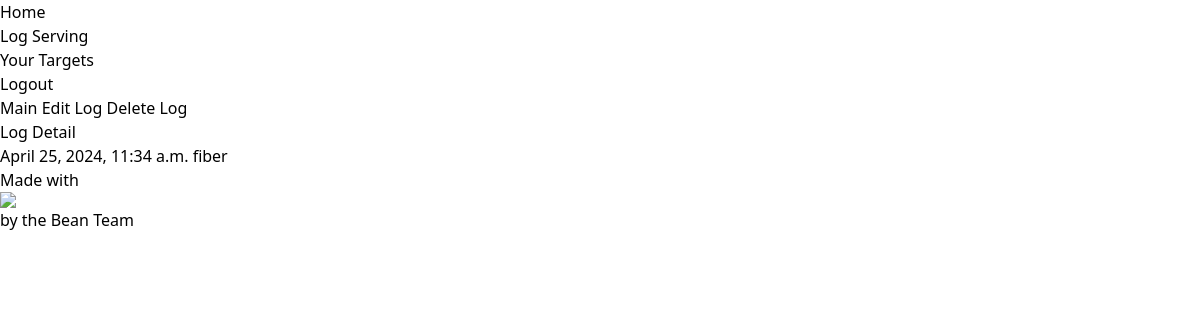
/servings/6 (signed in), run on an earlier commit of the app's database.
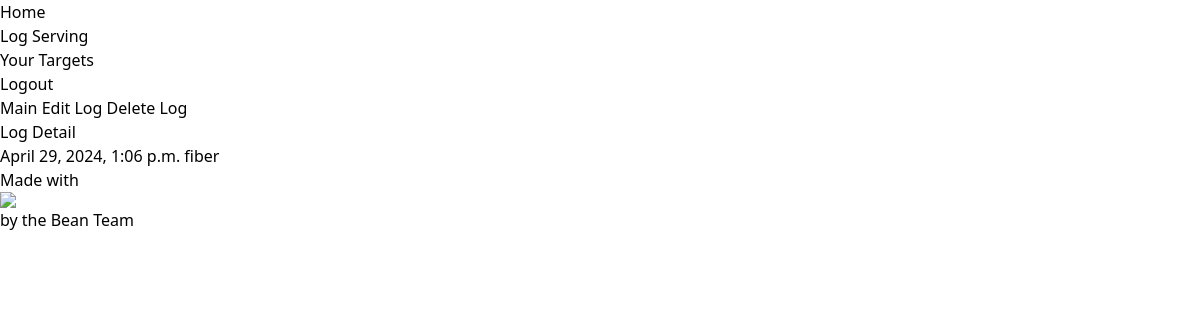
And on a later commit of the database.
### servings/models.py (models this page shows, shortened)
class Log(models.Model):
    FIBER = 'fiber'
    FAT = 'fat'
    SERVING_TYPE_CHOICES = [
        (FIBER, 'Fiber'),
        (FAT, 'Fat'),
    ]
    time_of_serving = models.DateTimeField(default=timezone.now)
    serving_type = models.CharField(
        max_length=30,
        choices=SERVING_TYPE_CHOICES
    )
    user = models.ForeignKey(User, on_delete=models.CASCADE)
    log_id = models.AutoField(primary_key=True)
    current_time = models.DateTimeField(default=timezone.now)
    alert_sent = models.BooleanField(default=False)

### servings/views.py (the view)
# urls.py: path("<int:log_id>", view_log, name="view_log"),
@login_required
def view_log(request, log_id):
    print("view log id", log_id)
    log = get_object_or_404(Log, log_id=log_id)
    context = {
        "log": log
    }
    return render(request, "servings/detail.html", context)

### servings/templates/servings/detail.html (shortened to what this page needs)
{% extends 'base.html' %}
{% block content %}
<body>
  <header>
    <nav>
      <a href="{% url 'home' %}">Main</a>
      {% if user.is_authenticated %}
      <a href="{% url 'edit_log' log.log_id %}">Edit Log</a>
      <a href="{% url 'delete_log' log.log_id %}">Delete Log</a>
      {% endif %}
    </nav>
  </header>
  <h1>Log Detail</h1>
  <main>{{ log.time_of_serving }} {{ log.serving_type }}</main>
</body>
{% endblock content %}

### users/templates/base.html (shortened to what this page needs)
{% load static %}
<!DOCTYPE html>
<html>
  <head>
    <link href="{% static 'src/compiled.css' %}" rel="stylesheet">
  </head>
  <body>
    <header>
      <nav>
        <ul>
          {% if user.is_authenticated %}
          <li>
            <a href="{% url 'home' %}">Home</a>
          </li>
          <li>
            <a href="{% url 'create_log' %}">Log Serving</a>
          </li>
          <li>
            <a href="{% url 'users:edit_targets' user.id %}">Your Targets</a>
          </li>
          <li>
            <a href="{% url 'users:logout' %}">Logout</a>
          </li>
          {% endif %}
        </ul>
      </nav>
    </header>
    {% block content%} {% endblock content%}
    <footer>Made with <img class="heart" src="https://purepng.com/public/uploads/large/heart-icon-jst.png"> by the Bean Team</footer>
  </body>
</html>

### static/src/compiled.css (style rules this page uses)
html, :host { line-height: 1.5; -webkit-text-size-adjust: 100%; -moz-tab-size: 4; -o-tab-size: 4; tab-size: 4; font-family: ui-sans-serif, system-ui, sans-serif, "Apple Color Emoji", "Segoe UI Emoji", "Segoe UI Symbol", "Noto Color Emoji"; font-feature-settings: normal; font-variation-settings: normal; -webkit-tap-highlight-color: transparent; }
body { margin: 0; line-height: inherit; }
h1, h2, h3, h4, h5, h6 { font-size: inherit; font-weight: inherit; }
a { color: inherit; text-decoration: inherit; }
blockquote, dl, dd, h1, h2, h3, h4, h5, h6, hr, figure, p, pre { margin: 0; }
ol, ul, menu { list-style: none; margin: 0; padding: 0; }
img, svg, video, canvas, audio, iframe, embed, object { display: block; vertical-align: middle; }
img, video { max-width: 100%; height: auto; }

What changed in the data, as far as the page shows it:
changed Log "fiber": time_of_serving "April 25, 2024, 11:34 a.m." → "April 29, 2024, 1:06 p.m."
